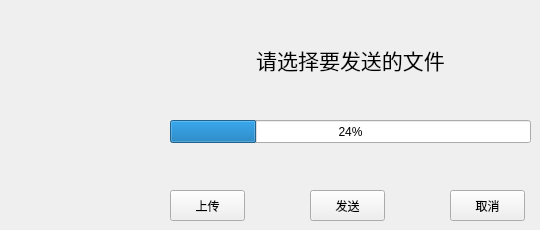
        <widget class="QWidget" name="tab_8">
         <attribute name="title">
          <string>文件传输</string>
         </attribute>
         <widget class="QLabel" name="stLabel">
          <property name="geometry">
           <rect>
            <x>250</x>
            <y>40</y>
            <width>201</width>
            <height>41</height>
           </rect>
          </property>
          <property name="text">
           <string>&lt;html&gt;&lt;head/&gt;&lt;body&gt;&lt;p align=&quot;center&quot;&gt;&lt;span style=&quot; font-size:16pt;&quot;&gt;请选择要发送的文件&lt;/span&gt;&lt;/p&gt;&lt;/body&gt;&lt;/html&gt;</string>
          </property>
         </widget>
         <widget class="QProgressBar" name="sendProg">
          <property name="geometry">
           <rect>
            <x>170</x>
            <y>120</y>
            <width>361</width>
            <height>23</height>
           </rect>
          </property>
          <property name="value">
           <number>24</number>
          </property>
         </widget>
         <widget class="QPushButton" name="sendBtn">
          <property name="geometry">
           <rect>
            <x>310</x>
            <y>190</y>
            <width>75</width>
            <height>31</height>
           </rect>
          </property>
          <property name="text">
           <string>发送</string>
          </property>
         </widget>
         <widget class="QPushButton" name="selectBtn">
          <property name="geometry">
           <rect>
            <x>170</x>
            <y>190</y>
            <width>75</width>
            <height>31</height>
           </rect>
          </property>
          <property name="text">
           <string>上传</string>
          </property>
         </widget>
         <widget class="QPushButton" name="cancelBtn">
          <property name="geometry">
           <rect>
            <x>450</x>
            <y>190</y>
            <width>75</width>
            <height>31</height>
           </rect>
          </property>
          <property name="text">
           <string>取消</string>
          </property>
         </widget>
        </widget>
